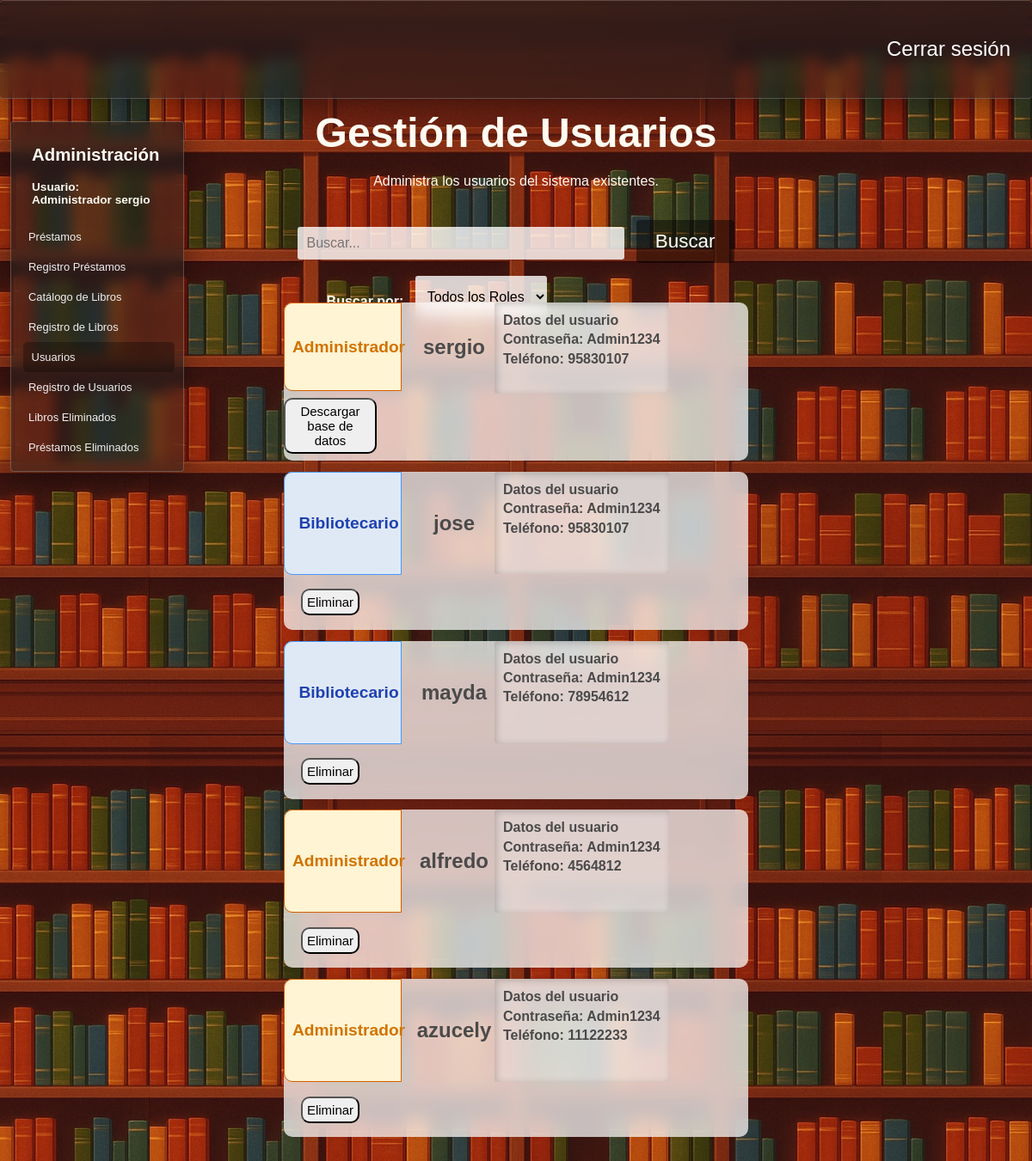
The page /usuarios (signed in) on the database as committed earlier.
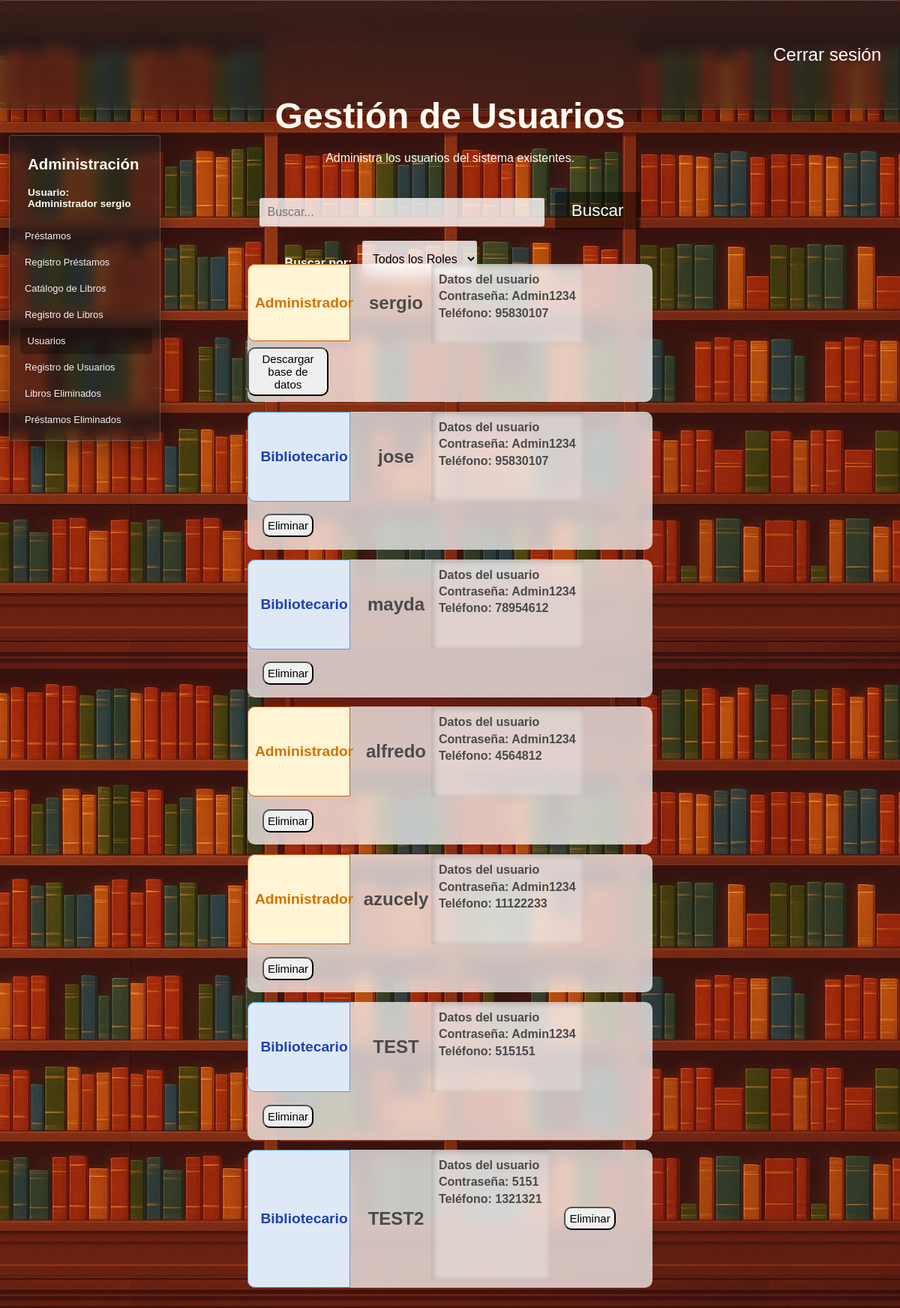
The same page on the database as committed later.
### tables this page shows
CREATE TABLE "Administradores" (
	"id_administrador"	INTEGER NOT NULL,
	"usuario"	TEXT NOT NULL,
	"contrasena"	TEXT NOT NULL,
	"telefono"	TEXT NOT NULL,
	"id_rol"	INTEGER NOT NULL,
	PRIMARY KEY("id_administrador" AUTOINCREMENT),
	FOREIGN KEY("id_rol") REFERENCES "Roles"("id_rol")
);

CREATE TABLE "Roles" (
	"id_rol"	INTEGER NOT NULL,
	"rol"	TEXT NOT NULL,
	PRIMARY KEY("id_rol" AUTOINCREMENT)
);

### app.py (the view)
@app.route("/usuarios",methods = ["POST","GET"])
def usuarios():
    if "usuario" not in session:
        return redirect("/") #Solo se puede acceder con session iniciada
    conexion = conexion_BD()
    query = conexion.cursor()
    query.execute("""Select a.id_rol,r.rol,a.usuario,a.contrasena,a.telefono,a.id_administrador from administradores a
                    join roles r on a.id_rol = r.id_rol""")
    usuarios = query.fetchall()
    query.close()
    conexion.close()
    return render_template("usuarios.html",usuarios = usuarios)

### config.py (called while the page is built)
def conexion_BD():
    return sqlite3.connect(DB_PATH)

### templates/usuarios.html (shortened to what the changed rows need)
<!DOCTYPE html>
<html lang="es">
<head>
    <link rel="stylesheet" href="{{ url_for('static', filename='estilo_usuarios.css') }}">
    <link rel="stylesheet" href="{{ url_for('static', filename='barra_lateral.css') }}">
    <link rel="stylesheet" href="{{ url_for('static', filename='filtros.css') }}">
    <link rel="stylesheet" href="{{ url_for('static', filename='general.css') }}">
</head>
<body>
    <main>
        {% if ((session["rol"]) == "Administrador") or ((session["rol"]) == "Bibliotecario") %}
        <section class="barra-lateral fondo-cristal">
            <h2>Administración</h2>
            <h4>Usuario: <br>
            {{session["rol"]}}&nbsp;{{session["usuario"]}}</h4>
            <nav>
                <a href="{{ url_for('prestamos') }}">Préstamos </a>
                <a href="{{ url_for('registro_prestamos') }}">Registro Préstamos</a>
                <a href="{{ url_for('libros') }}">Catálogo de Libros </a>
                <a href="{{ url_for('insertar_libro') }}">Registro de Libros</a>
                {% if session["rol"] == "Administrador" %}
                <a href="{{ url_for('usuarios') }}" id="pagina-actual">Usuarios</a>
                <a href="{{ url_for('registrar_usuarios') }}">Registro de Usuarios</a>
                <a href="{{ url_for('libros_eliminados') }}">Libros Eliminados</a>
                <a href="{{ url_for('prestamos_eliminados') }}">Préstamos Eliminados</a>
                {% endif %}
            </nav>
        </section>
        {% endif %}
        <div class="div-busqueda">
            <form class="frm-usuarios" action="/buscar_usuario" method="POST">
                <label for="buscar_usuario"><h1>Gestión de Usuarios</h1>Administra los usuarios del sistema existentes.</label><br><br><br>
            </form>
        </div>
        <div class="contendor-usuarios">
            {% for usuario in usuarios %}
            <div class="usuario">
                <span class="span-rol"
                {% if (usuario[0]|int) == 2 %}
                    id="u-administrador"
                {% elif (usuario[0]|int) == 1 %}
                    id="u-bibliotecario"
                {% endif %}
                >
                    <h2>{{usuario[1]}}</h2>
                </span>
                <span id="span-info-usuarios">
                    <h2>{{usuario[2]}}</h2>
                </span>
                <span id="span-informacion-usuario">
                    <h4 class="h4-datos-usuario">
                        <strong>Datos del usuario</strong><br>
                        Contraseña: {{usuario[3]}} <br>
                        Teléfono: {{usuario[4]}}<br>
                    </h4>
                </span>
                <span id="span-acciones-usuario">
                    {% if session["rol"] == 'Administrador' and usuario[5]|int != 1 and session["usuario"] != usuario[2] %}
                        <form class="frm-eliminar-usuario" action="/eliminar_usuario" method="POST">
                            <button type="reset" class="btn-eliminacion"> Eliminar </button>
                        </form>
                    {% elif (session["id_administrador"]) == 1 %}
                        <button>
                            <a href="{{ url_for('descargar_bd') }}">Descargar base de datos</a>
                        </button>
                    {% endif %}
                </span>
            </div>
            {% endfor %}
            <br><br><br><br>
        </div>
    </main>
</body>
</html>

Rows that differ between the two databases and show on the page:
added Administradores: rol "Bibliotecario", usuario "TEST", contrasena "Admin1234", telefono "515151"
added Administradores: rol "Bibliotecario", usuario "TEST2", contrasena "5151", telefono "1321321"
